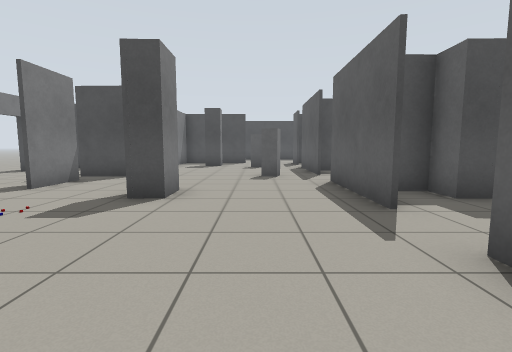
[1] (above)

19 first-person views from a walk through a robot-simulator world made for Gazebo. The camera is 0.94 m above the floor, tilts 6° down and sees 85° across. The floor is counted in squares, 1 m on a side. Each view is taken from the middle of a square. On the plan, view 1 faces up. The plan holds only what a view shows up to about 11 squares ahead; the rest is blank.

[2]
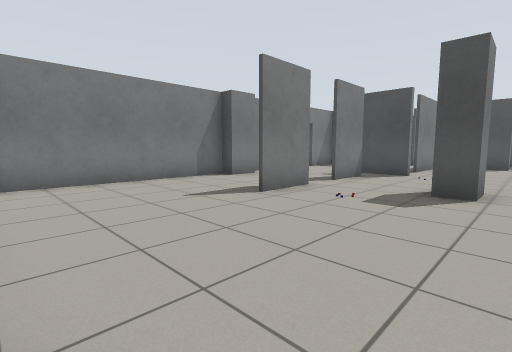

[3]
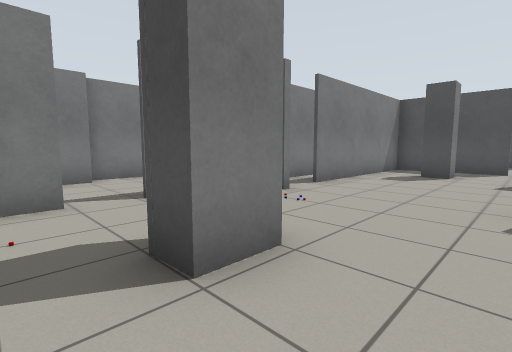

[4]
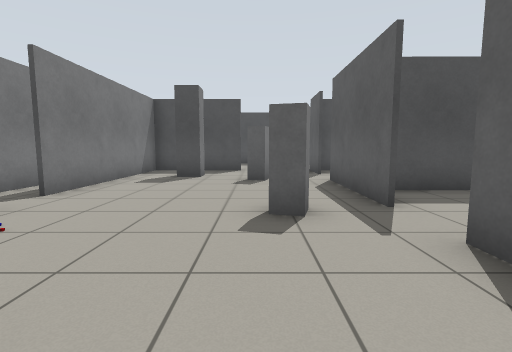

[5]
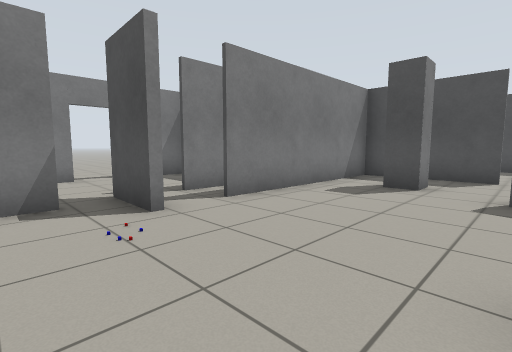

[6]
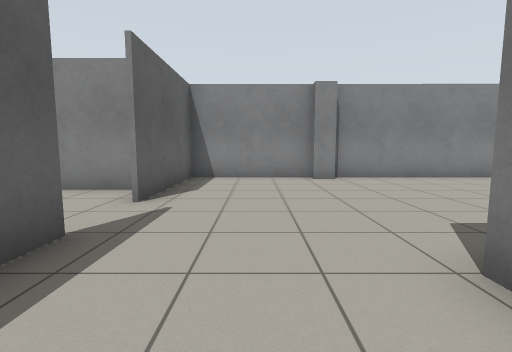

[7]
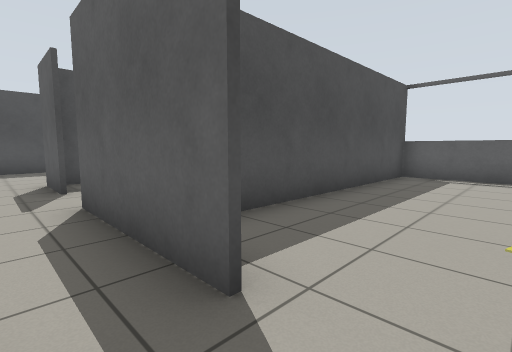

[8]
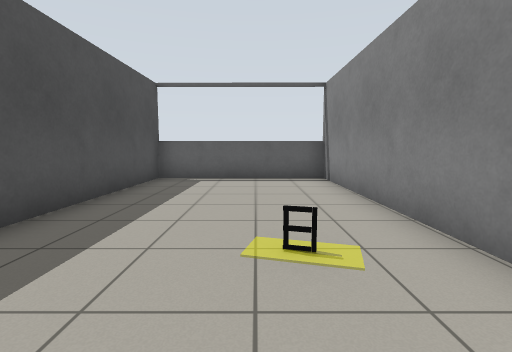

[9]
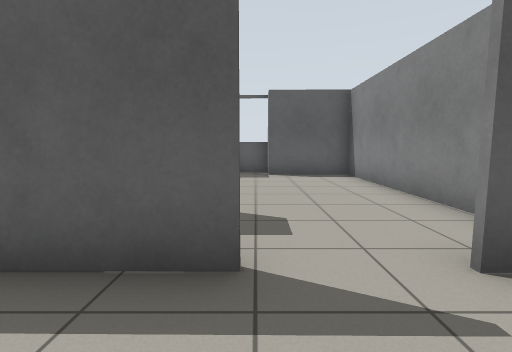

[10]
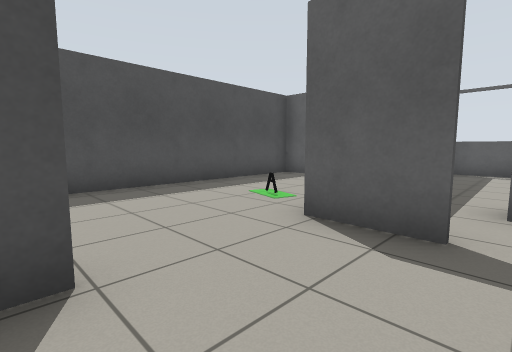

[11]
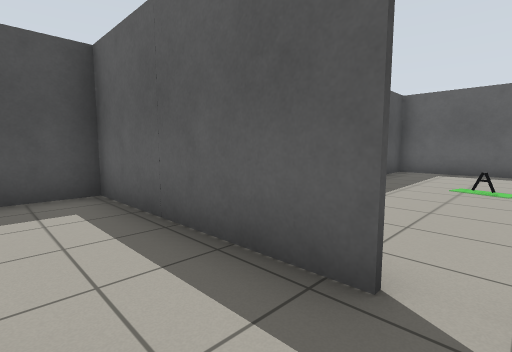

[12]
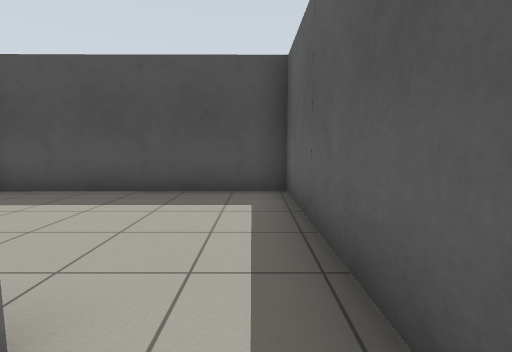

[13]
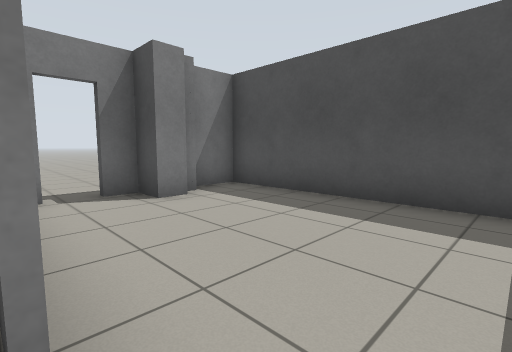

[14]
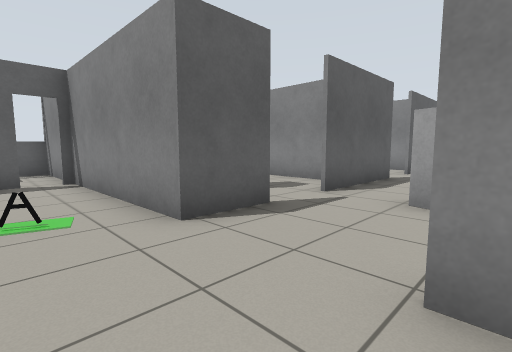

[15]
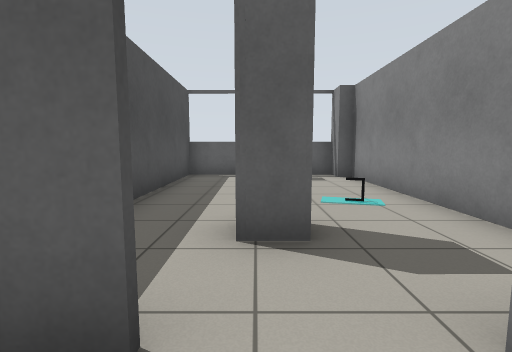

[16]
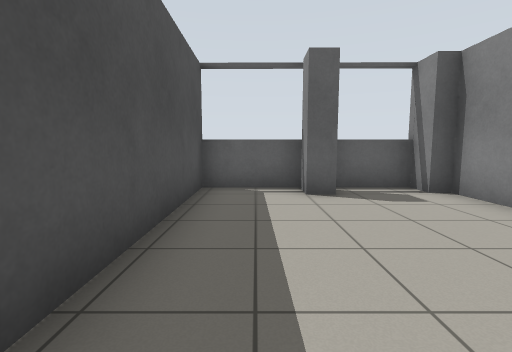

[17]
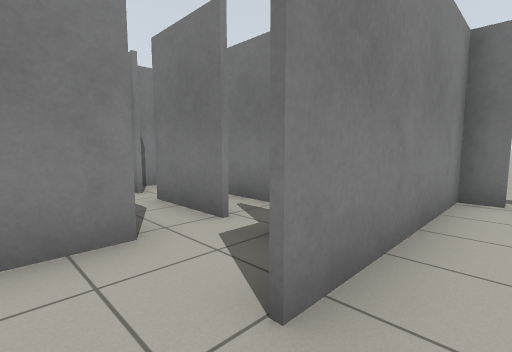

[18]
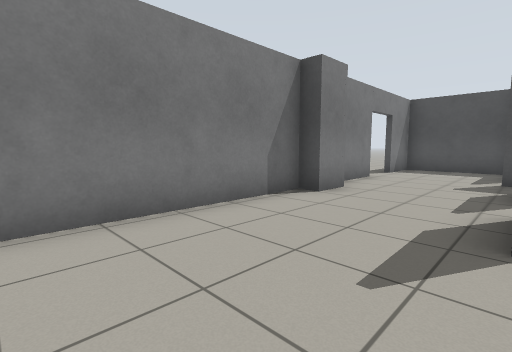

[19]
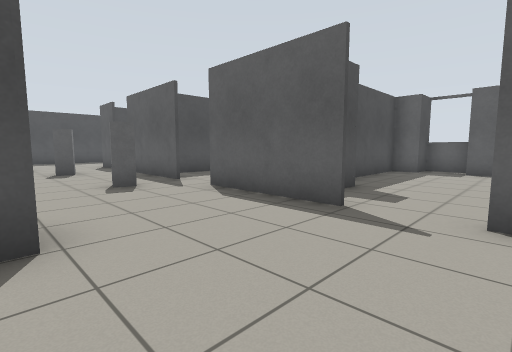

### Floor plan
Points are (right, up) in squares from view 1. A wall is a line through its corners. A room is listed if a view was taken in it or the views show most of it. See-through windows are left out.
Room 1 (views 1, 2, 3, 4, 5, 6, 7, 8, 9, 10, 15, 18, 19)
walls: (-1.7, 6.1) (-1.7, 5) (-2.4, 5); (-5, 5) (-5, 3.1); (-5, 7.9) (-5, 6.1); (-3.8, 8.7) (-5.5, 8.8); (-8.1, 6.2) (-8.2, 5.2) (-8.7, 5.2) (-8.7, -0.8); (2, 4) (2.1, 7.8); (2.1, 9.3) (2.1, 12.9); (-8.7, 8.9) (-8.7, 6.1); (-5.3, 12.1) (-5.3, 10.1); (-5.7, 12.3) (-8.7, 12.3) (-8.7, 10.5); (-2.3, -1.1) (-1.6, -1.1) (-1.6, -1.5) (2, -1.5) (2, 2.4); (-1.7, 14.4) (-1.7, 13.7) (-2.5, 13.6); (-7.2, -1.5) (-2.4, -1.5); (2.1, 14.5) (2.1, 16.2); (-3.1, 16) (-4, 16) (-4, 10.2); (-0.6, 16.1) (-2.2, 16)
ways out: opening at (0.5, 16) to room 3; opening at (2, 13.5) to room 4; opening at (2, 8.5) to room 5; opening at (2, 3.5) to room 6; open door at (-9, 9.5); gap at (-5, 5.5); gap at (-5, 8); gap at (-5, 10)
objects: grey post (0, 9) to (1, 9); grey post (0, 13)
Room 2 (views 11, 12, 13, 17)
walls: (-7.9, 21) (-7.9, 20.4) (-8.8, 20.4); (-2.3, 17.6) (-2.3, 22.9) (-8.7, 22.8) (-8.7, 19.6); (-4.2, 16.2) (-3, 16.2); (-8.7, 18.7) (-8.7, 18.1) (-4, 18.1)
low walls: (-4, 18) (-4.8, 18)
ways out: open door at (-2, 17) to room 3; open door at (-9, 19)
Room 3 (view 14)
walls: (2.1, 16.2) (7.1, 16.2); (7.2, 17.3) (7.2, 20.6) (-0.9, 20.5); (-1, 16.2) (-0.5, 16.2)
ways out: opening at (0.5, 16) to room 1; open door at (-2, 17) to room 2; open door at (7, 17)
objects: other object (3, 18)
Room 4 (view 16)
walls: (3.7, 13.4) (3.7, 14.3); (3.3, 11.1) (9.5, 11); (9.5, 13.3) (9.5, 14); (3.1, 16.1) (2.4, 16.1); (10.4, 11.4) (10.4, 17.2); (10.7, 16.2) (5.1, 16.2)
ways out: opening at (2, 13.5) to room 1
objects: other object (6, 12)
Room 5 (no view inside)
walls: (4.1, 5.9) (10.6, 6); (10.6, 10.9) (2.5, 11); (10.3, 5.9) (10.4, 10.9)
ways out: opening at (2, 8.5) to room 1
objects: other object (4, 8)
Room 6 (no view inside)
walls: (4.4, 5) (3.8, 5) (3.8, 5.8) (2.9, 5.8); (9.4, 4.9) (9.4, 5.9) (6.1, 5.8); (2.6, 0.9) (9.3, 0.9) (9.4, 3.7)
low walls: (10.3, 3.6) (10.3, 4.9)
ways out: opening at (2, 3.5) to room 1

Positions as (right, up) in squares from view 1, and headings:
1: (0, 0), facing up
2: (-1, -1), facing up-left
3: (0, 4), facing up-left
4: (0, 5), facing up
5: (0, 7), facing up-left
6: (0, 7), facing down
7: (1, 8), facing up-right
8: (2, 8), facing right
9: (0, 4), facing right
10: (-1, 14), facing up-right
11: (-4, 17), facing up-right
12: (-3, 17), facing up
13: (-3, 18), facing up-left
14: (-1, 18), facing down-right
15: (1, 14), facing right
16: (4, 15), facing right
17: (-3, 19), facing down-left
18: (-5, 0), facing up-left
19: (-2, 2), facing up-right
